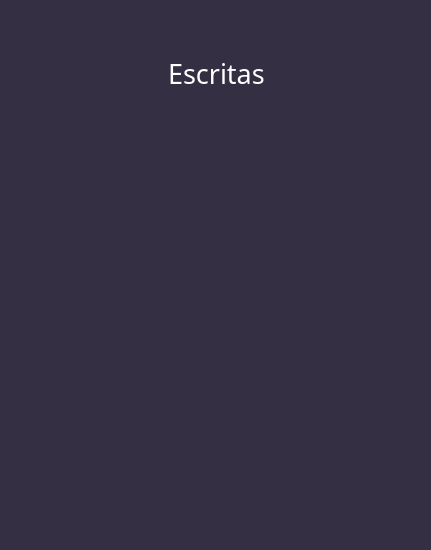
<?xml version="1.0" encoding="UTF-8"?>
<ui version="4.0">
 <class>MainWindow</class>
 <widget class="QMainWindow" name="MainWindow">
  <property name="geometry">
   <rect>
    <x>0</x>
    <y>0</y>
    <width>431</width>
    <height>550</height>
   </rect>
  </property>
  <property name="minimumSize">
   <size>
    <width>431</width>
    <height>550</height>
   </size>
  </property>
  <property name="maximumSize">
   <size>
    <width>431</width>
    <height>550</height>
   </size>
  </property>
  <property name="font">
   <font>
    <family>Poppins</family>
    <pointsize>10</pointsize>
    <weight>75</weight>
    <bold>true</bold>
   </font>
  </property>
  <property name="windowTitle">
   <string>Creator</string>
  </property>
  <property name="windowIcon">
   <iconset>
    <normaloff>../imgs/icon_creator.png</normaloff>../imgs/icon_creator.png</iconset>
  </property>
  <property name="styleSheet">
   <string notr="true">background-color: #352F44;</string>
  </property>
  <widget class="QWidget" name="centralwidget">
   <layout class="QVBoxLayout" name="verticalLayout">
    <item>
     <widget class="QScrollArea" name="scrollArea">
      <property name="minimumSize">
       <size>
        <width>425</width>
        <height>0</height>
       </size>
      </property>
      <property name="frameShape">
       <enum>QFrame::NoFrame</enum>
      </property>
      <property name="widgetResizable">
       <bool>true</bool>
      </property>
      <widget class="QWidget" name="scrollAreaWidgetContents">
       <property name="geometry">
        <rect>
         <x>0</x>
         <y>0</y>
         <width>425</width>
         <height>532</height>
        </rect>
       </property>
       <layout class="QVBoxLayout" name="verticalLayout_2">
        <item>
         <widget class="QFrame" name="frame">
          <property name="minimumSize">
           <size>
            <width>0</width>
            <height>330</height>
           </size>
          </property>
          <property name="font">
           <font>
            <pointsize>12</pointsize>
           </font>
          </property>
          <property name="focusPolicy">
           <enum>Qt::StrongFocus</enum>
          </property>
          <property name="frameShape">
           <enum>QFrame::NoFrame</enum>
          </property>
          <property name="frameShadow">
           <enum>QFrame::Raised</enum>
          </property>
          <widget class="QLabel" name="title_escritas">
           <property name="geometry">
            <rect>
             <x>150</x>
             <y>40</y>
             <width>111</width>
             <height>31</height>
            </rect>
           </property>
           <property name="font">
            <font>
             <family>Poppins Medium</family>
             <pointsize>20</pointsize>
            </font>
           </property>
           <property name="styleSheet">
            <string notr="true">color: rgb(255, 255, 255);</string>
           </property>
           <property name="text">
            <string>Escritas</string>
           </property>
          </widget>
          <widget class="QPushButton" name="voltar_btn">
           <property name="enabled">
            <bool>true</bool>
           </property>
           <property name="geometry">
            <rect>
             <x>0</x>
             <y>10</y>
             <width>41</width>
             <height>23</height>
            </rect>
           </property>
           <property name="cursor">
            <cursorShape>PointingHandCursor</cursorShape>
           </property>
           <property name="styleSheet">
            <string notr="true"/>
           </property>
           <property name="text">
            <string/>
           </property>
           <property name="icon">
            <iconset>
             <normaloff>../imgs/seta-esquerda.png</normaloff>../imgs/seta-esquerda.png</iconset>
           </property>
           <property name="iconSize">
            <size>
             <width>30</width>
             <height>30</height>
            </size>
           </property>
           <property name="autoDefault">
            <bool>false</bool>
           </property>
           <property name="default">
            <bool>false</bool>
           </property>
           <property name="flat">
            <bool>true</bool>
           </property>
          </widget>
         </widget>
        </item>
       </layout>
      </widget>
     </widget>
    </item>
   </layout>
  </widget>
 </widget>
 <resources/>
 <connections/>
</ui>
